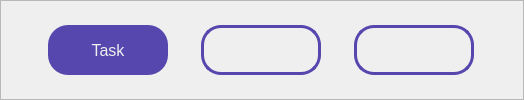
          <widget class="QFrame" name="btn_content_frame">
           <property name="sizePolicy">
            <sizepolicy hsizetype="Preferred" vsizetype="Preferred">
             <horstretch>0</horstretch>
             <verstretch>0</verstretch>
            </sizepolicy>
           </property>
           <property name="maximumSize">
            <size>
             <width>16777215</width>
             <height>150</height>
            </size>
           </property>
           <property name="styleSheet">
            <string notr="true">#btn_content_frame {
border-radius: 20px;
background-color: #2a2929;
}

</string>
           </property>
           <property name="frameShape">
            <enum>QFrame::StyledPanel</enum>
           </property>
           <property name="frameShadow">
            <enum>QFrame::Raised</enum>
           </property>
           <layout class="QGridLayout" name="gridLayout_6">
            <item row="0" column="0" alignment="Qt::AlignHCenter">
             <widget class="QFrame" name="btn_allign_frame">
              <property name="minimumSize">
               <size>
                <width>500</width>
                <height>0</height>
               </size>
              </property>
              <property name="styleSheet">
               <string notr="true">background-color: rgba(0,0,0,0);</string>
              </property>
              <property name="frameShape">
               <enum>QFrame::NoFrame</enum>
              </property>
              <property name="frameShadow">
               <enum>QFrame::Raised</enum>
              </property>
              <layout class="QHBoxLayout" name="horizontalLayout_2">
               <item>
                <widget class="QPushButton" name="Task_pushButton">
                 <property name="minimumSize">
                  <size>
                   <width>120</width>
                   <height>50</height>
                  </size>
                 </property>
                 <property name="maximumSize">
                  <size>
                   <width>120</width>
                   <height>50</height>
                  </size>
                 </property>
                 <property name="font">
                  <font>
                   <pointsize>12</pointsize>
                  </font>
                 </property>
                 <property name="layoutDirection">
                  <enum>Qt::LeftToRight</enum>
                 </property>
                 <property name="styleSheet">
                  <string notr="true">QPushButton{
border: none;
border-radius: 20px;
color: #f0f0f0;
background-color: #5647ae;
}</string>
                 </property>
                 <property name="text">
                  <string>Task</string>
                 </property>
                </widget>
               </item>
               <item>
                <widget class="QPushButton" name="statistics_pushButton">
                 <property name="maximumSize">
                  <size>
                   <width>120</width>
                   <height>50</height>
                  </size>
                 </property>
                 <property name="font">
                  <font>
                   <pointsize>12</pointsize>
                  </font>
                 </property>
                 <property name="styleSheet">
                  <string notr="true">QPushButton {
    border: solid;
    border-color: #5647ae;
    border-width: 3px;
    border-radius: 20px;
    color: #f0f0f0;
    background-color: rgba(0,0,0,0);
}

QPushButton:hover{
background-color: rgba( 86, 71, 174, 0.16)
}</string>
                 </property>
                 <property name="text">
                  <string>Statistics</string>
                 </property>
                </widget>
               </item>
               <item>
                <widget class="QPushButton" name="settings_pushButton">
                 <property name="maximumSize">
                  <size>
                   <width>120</width>
                   <height>50</height>
                  </size>
                 </property>
                 <property name="font">
                  <font>
                   <pointsize>12</pointsize>
                  </font>
                 </property>
                 <property name="styleSheet">
                  <string notr="true">QPushButton{
border: solid ;
border-color: #5647ae;
border-width: 3px;
border-radius: 20px;
color: #f0f0f0;
background-color: rgba(0,0,0,0);
}

QPushButton:hover{
background-color: rgba( 86, 71, 174, 0.16)
}</string>
                 </property>
                 <property name="text">
                  <string>Settings</string>
                 </property>
                </widget>
               </item>
              </layout>
             </widget>
            </item>
           </layout>
          </widget>
